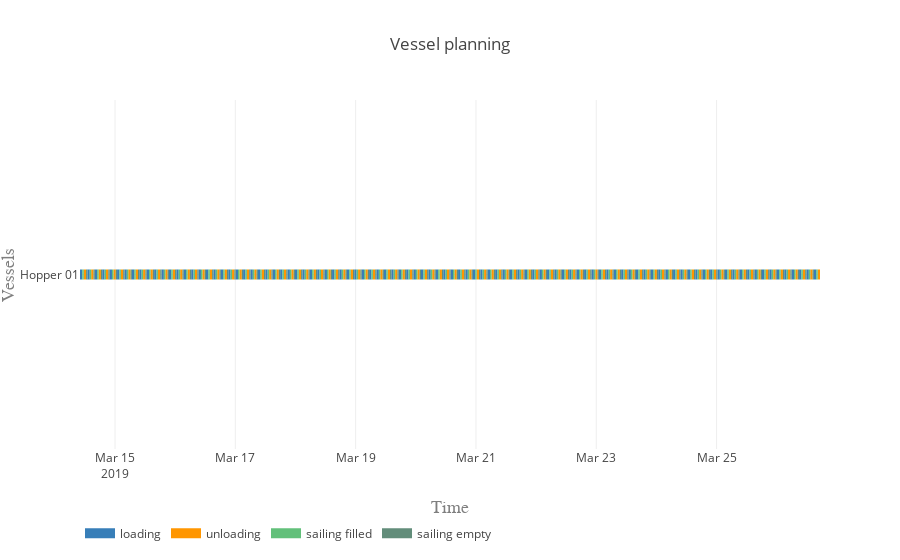

The notebook cell this image was saved under:
### Markdown cell above
#### Vessel planning

### Code cell
vessels = [hopper]

activities = ['loading', 'unloading', 'sailing filled', 'sailing empty']
colors = {0:'rgb(55,126,184)', 1:'rgb(255,150,0)', 2:'rgb(98, 192, 122)', 3:'rgb(98, 141, 122)'}

plot.vessel_planning(vessels, activities, colors)

### Figure 1 — Plotly figure (JSON) as saved in the notebook; plotly's stock layout.template omitted (floating-point values rounded to 4 significant figures; data arrays with more than 128 entries replaced by an {"elided": "..."} marker saying what was removed)
{"data": [{"connectgaps": false, "hoverinfo": "y+name", "line": {"color": "rgb(55,126,184)", "width": 10}, "mode": "lines", "name": "loading", "type": "scatter", "uid": "24901b64-afaa-4f46-a277-e66494933223", "x": {"elided": "500 str values"}, "y": {"elided": "500 str values"}}, {"connectgaps": false, "hoverinfo": "y+name", "line": {"color": "rgb(255,150,0)", "width": 10}, "mode": "lines", "name": "unloading", "type": "scatter", "uid": "de9aa043-5344-4c4f-affd-edbb8248e365", "x": {"elided": "500 str values"}, "y": {"elided": "500 str values"}}, {"connectgaps": false, "hoverinfo": "y+name", "line": {"color": "rgb(98, 192, 122)", "width": 10}, "mode": "lines", "name": "sailing filled", "type": "scatter", "uid": "b18d0010-b67e-447a-930e-8abf0cb010ab", "x": {"elided": "500 str values"}, "y": {"elided": "500 str values"}}, {"connectgaps": false, "hoverinfo": "y+name", "line": {"color": "rgb(98, 141, 122)", "width": 10}, "mode": "lines", "name": "sailing empty", "type": "scatter", "uid": "13bf9728-4f78-4ca7-90ea-8ba0175115f6", "x": {"elided": "495 str values"}, "y": {"elided": "495 str values"}}], "layout": {"hovermode": "closest", "legend": {"orientation": "h", "x": 0, "y": -0.2}, "title": "Vessel planning", "xaxis": {"range": ["2019-03-14 10:01:19", "2019-03-26 17:15:41.511561"], "title": "Time", "titlefont": {"color": "#7f7f7f", "family": "Courier New, monospace", "size": 18}}, "yaxis": {"title": "Vessels", "titlefont": {"color": "#7f7f7f", "family": "Courier New, monospace", "size": 18}}}}
